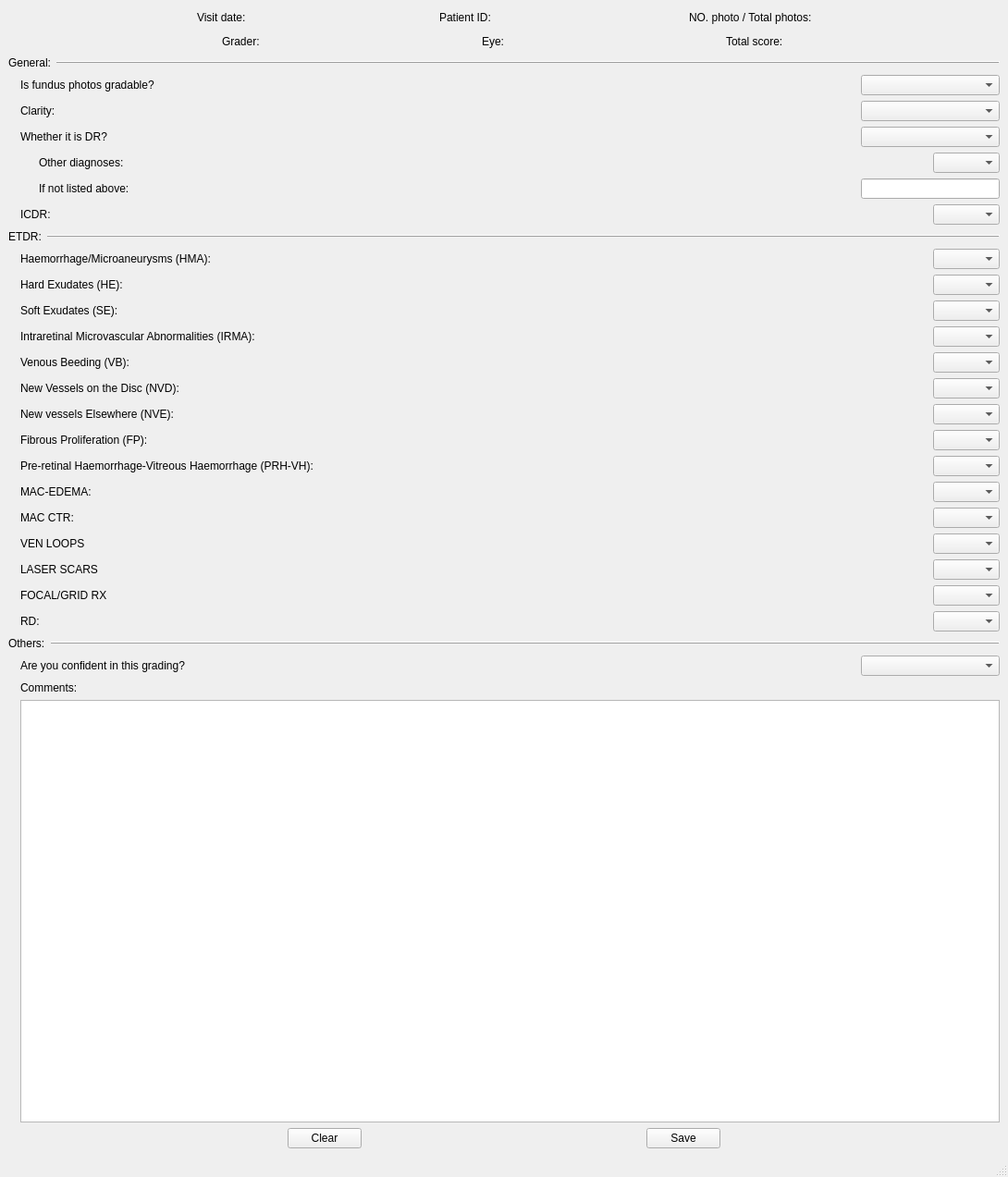
<?xml version="1.0" encoding="UTF-8"?>
<ui version="4.0">
 <class>MainWindow</class>
 <widget class="QMainWindow" name="MainWindow">
  <property name="geometry">
   <rect>
    <x>0</x>
    <y>0</y>
    <width>1090</width>
    <height>1273</height>
   </rect>
  </property>
  <property name="windowTitle">
   <string>MainWindow</string>
  </property>
  <widget class="QWidget" name="centralwidget">
   <layout class="QVBoxLayout" name="verticalLayout_7">
    <item>
     <layout class="QVBoxLayout" name="verticalLayout_6">
      <item>
       <layout class="QHBoxLayout" name="horizontalLayout_2">
        <item>
         <spacer name="horizontalSpacer_25">
          <property name="orientation">
           <enum>Qt::Horizontal</enum>
          </property>
          <property name="sizeHint" stdset="0">
           <size>
            <width>40</width>
            <height>20</height>
           </size>
          </property>
         </spacer>
        </item>
        <item>
         <widget class="QLabel" name="label_visit_date">
          <property name="text">
           <string>Visit date:</string>
          </property>
         </widget>
        </item>
        <item>
         <spacer name="horizontalSpacer_20">
          <property name="orientation">
           <enum>Qt::Horizontal</enum>
          </property>
          <property name="sizeHint" stdset="0">
           <size>
            <width>40</width>
            <height>20</height>
           </size>
          </property>
         </spacer>
        </item>
        <item>
         <widget class="QLabel" name="label_patient_id">
          <property name="text">
           <string>Patient ID: </string>
          </property>
         </widget>
        </item>
        <item>
         <spacer name="horizontalSpacer_21">
          <property name="orientation">
           <enum>Qt::Horizontal</enum>
          </property>
          <property name="sizeHint" stdset="0">
           <size>
            <width>40</width>
            <height>20</height>
           </size>
          </property>
         </spacer>
        </item>
        <item>
         <widget class="QLabel" name="label_num_photo">
          <property name="text">
           <string>NO. photo / Total photos:</string>
          </property>
         </widget>
        </item>
        <item>
         <spacer name="horizontalSpacer_22">
          <property name="orientation">
           <enum>Qt::Horizontal</enum>
          </property>
          <property name="sizeHint" stdset="0">
           <size>
            <width>40</width>
            <height>20</height>
           </size>
          </property>
         </spacer>
        </item>
       </layout>
      </item>
      <item>
       <layout class="QHBoxLayout" name="horizontalLayout">
        <item>
         <spacer name="horizontalSpacer_23">
          <property name="orientation">
           <enum>Qt::Horizontal</enum>
          </property>
          <property name="sizeHint" stdset="0">
           <size>
            <width>40</width>
            <height>20</height>
           </size>
          </property>
         </spacer>
        </item>
        <item>
         <widget class="QLabel" name="label_user">
          <property name="text">
           <string>Grader: </string>
          </property>
         </widget>
        </item>
        <item>
         <spacer name="horizontalSpacer_18">
          <property name="orientation">
           <enum>Qt::Horizontal</enum>
          </property>
          <property name="sizeHint" stdset="0">
           <size>
            <width>40</width>
            <height>20</height>
           </size>
          </property>
         </spacer>
        </item>
        <item>
         <widget class="QLabel" name="label_eye">
          <property name="text">
           <string>Eye: </string>
          </property>
         </widget>
        </item>
        <item>
         <spacer name="horizontalSpacer_26">
          <property name="orientation">
           <enum>Qt::Horizontal</enum>
          </property>
          <property name="sizeHint" stdset="0">
           <size>
            <width>40</width>
            <height>20</height>
           </size>
          </property>
         </spacer>
        </item>
        <item>
         <widget class="QLabel" name="label_score">
          <property name="text">
           <string>Total score: </string>
          </property>
         </widget>
        </item>
        <item>
         <spacer name="horizontalSpacer_24">
          <property name="orientation">
           <enum>Qt::Horizontal</enum>
          </property>
          <property name="sizeHint" stdset="0">
           <size>
            <width>40</width>
            <height>20</height>
           </size>
          </property>
         </spacer>
        </item>
       </layout>
      </item>
      <item>
       <layout class="QHBoxLayout" name="horizontalLayout_25">
        <item>
         <widget class="QLabel" name="label_23">
          <property name="sizePolicy">
           <sizepolicy hsizetype="Fixed" vsizetype="Preferred">
            <horstretch>0</horstretch>
            <verstretch>0</verstretch>
           </sizepolicy>
          </property>
          <property name="text">
           <string>General:</string>
          </property>
         </widget>
        </item>
        <item>
         <widget class="QFrame" name="frame">
          <property name="frameShape">
           <enum>QFrame::HLine</enum>
          </property>
          <property name="frameShadow">
           <enum>QFrame::Raised</enum>
          </property>
          <property name="lineWidth">
           <number>1</number>
          </property>
         </widget>
        </item>
       </layout>
      </item>
      <item>
       <layout class="QHBoxLayout" name="horizontalLayout_29">
        <item>
         <widget class="QLabel" name="label_29">
          <property name="sizePolicy">
           <sizepolicy hsizetype="Fixed" vsizetype="Preferred">
            <horstretch>0</horstretch>
            <verstretch>0</verstretch>
           </sizepolicy>
          </property>
          <property name="text">
           <string/>
          </property>
         </widget>
        </item>
        <item>
         <layout class="QVBoxLayout" name="verticalLayout_3">
          <item>
           <layout class="QHBoxLayout" name="horizontalLayout_4">
            <item>
             <widget class="QLabel" name="label">
              <property name="text">
               <string>Is fundus photos gradable?</string>
              </property>
             </widget>
            </item>
            <item>
             <spacer name="horizontalSpacer_28">
              <property name="orientation">
               <enum>Qt::Horizontal</enum>
              </property>
              <property name="sizeHint" stdset="0">
               <size>
                <width>40</width>
                <height>20</height>
               </size>
              </property>
             </spacer>
            </item>
            <item>
             <widget class="QComboBox" name="comboBox_gradable">
              <property name="sizePolicy">
               <sizepolicy hsizetype="Fixed" vsizetype="Fixed">
                <horstretch>0</horstretch>
                <verstretch>0</verstretch>
               </sizepolicy>
              </property>
              <property name="minimumSize">
               <size>
                <width>150</width>
                <height>0</height>
               </size>
              </property>
              <property name="maximumSize">
               <size>
                <width>150</width>
                <height>16777215</height>
               </size>
              </property>
              <property name="currentIndex">
               <number>-1</number>
              </property>
              <item>
               <property name="text">
                <string>Yes</string>
               </property>
              </item>
              <item>
               <property name="text">
                <string>No</string>
               </property>
              </item>
             </widget>
            </item>
           </layout>
          </item>
          <item>
           <layout class="QHBoxLayout" name="horizontalLayout_19">
            <item>
             <widget class="QLabel" name="label_20">
              <property name="text">
               <string>Clarity:</string>
              </property>
             </widget>
            </item>
            <item>
             <spacer name="horizontalSpacer_31">
              <property name="orientation">
               <enum>Qt::Horizontal</enum>
              </property>
              <property name="sizeHint" stdset="0">
               <size>
                <width>40</width>
                <height>20</height>
               </size>
              </property>
             </spacer>
            </item>
            <item>
             <widget class="QComboBox" name="comboBox_clarity">
              <property name="sizePolicy">
               <sizepolicy hsizetype="Fixed" vsizetype="Fixed">
                <horstretch>0</horstretch>
                <verstretch>0</verstretch>
               </sizepolicy>
              </property>
              <property name="minimumSize">
               <size>
                <width>150</width>
                <height>0</height>
               </size>
              </property>
              <property name="maximumSize">
               <size>
                <width>150</width>
                <height>16777215</height>
               </size>
              </property>
              <property name="currentIndex">
               <number>-1</number>
              </property>
              <item>
               <property name="text">
                <string>Blur</string>
               </property>
              </item>
              <item>
               <property name="text">
                <string>Clear</string>
               </property>
              </item>
             </widget>
            </item>
           </layout>
          </item>
          <item>
           <layout class="QHBoxLayout" name="horizontalLayout_18">
            <item>
             <widget class="QLabel" name="label_19">
              <property name="text">
               <string>Whether it is DR?</string>
              </property>
             </widget>
            </item>
            <item>
             <spacer name="horizontalSpacer_30">
              <property name="orientation">
               <enum>Qt::Horizontal</enum>
              </property>
              <property name="sizeHint" stdset="0">
               <size>
                <width>40</width>
                <height>20</height>
               </size>
              </property>
             </spacer>
            </item>
            <item>
             <widget class="QComboBox" name="comboBox_is_dr">
              <property name="sizePolicy">
               <sizepolicy hsizetype="Fixed" vsizetype="Fixed">
                <horstretch>0</horstretch>
                <verstretch>0</verstretch>
               </sizepolicy>
              </property>
              <property name="minimumSize">
               <size>
                <width>150</width>
                <height>0</height>
               </size>
              </property>
              <property name="maximumSize">
               <size>
                <width>150</width>
                <height>16777215</height>
               </size>
              </property>
              <property name="currentIndex">
               <number>-1</number>
              </property>
              <item>
               <property name="text">
                <string>Yes</string>
               </property>
              </item>
              <item>
               <property name="text">
                <string>No</string>
               </property>
              </item>
             </widget>
            </item>
           </layout>
          </item>
          <item>
           <layout class="QHBoxLayout" name="horizontalLayout_28">
            <item>
             <widget class="QLabel" name="label_26">
              <property name="sizePolicy">
               <sizepolicy hsizetype="Fixed" vsizetype="Preferred">
                <horstretch>0</horstretch>
                <verstretch>0</verstretch>
               </sizepolicy>
              </property>
              <property name="text">
               <string>    </string>
              </property>
             </widget>
            </item>
            <item>
             <layout class="QVBoxLayout" name="verticalLayout_2">
              <item>
               <layout class="QHBoxLayout" name="horizontalLayout_3">
                <item>
                 <widget class="QLabel" name="label_2">
                  <property name="text">
                   <string>Other diagnoses:</string>
                  </property>
                 </widget>
                </item>
                <item>
                 <spacer name="horizontalSpacer_27">
                  <property name="orientation">
                   <enum>Qt::Horizontal</enum>
                  </property>
                  <property name="sizeHint" stdset="0">
                   <size>
                    <width>40</width>
                    <height>20</height>
                   </size>
                  </property>
                 </spacer>
                </item>
                <item>
                 <widget class="QComboBox" name="comboBox_diagnoses"/>
                </item>
               </layout>
              </item>
              <item>
               <layout class="QHBoxLayout" name="horizontalLayout_23">
                <item>
                 <widget class="QLabel" name="label_4">
                  <property name="text">
                   <string>If not listed above:</string>
                  </property>
                 </widget>
                </item>
                <item>
                 <spacer name="horizontalSpacer_33">
                  <property name="orientation">
                   <enum>Qt::Horizontal</enum>
                  </property>
                  <property name="sizeHint" stdset="0">
                   <size>
                    <width>40</width>
                    <height>20</height>
                   </size>
                  </property>
                 </spacer>
                </item>
                <item>
                 <widget class="QLineEdit" name="lineEdit_other_diagnoses">
                  <property name="sizePolicy">
                   <sizepolicy hsizetype="Fixed" vsizetype="Fixed">
                    <horstretch>0</horstretch>
                    <verstretch>0</verstretch>
                   </sizepolicy>
                  </property>
                  <property name="minimumSize">
                   <size>
                    <width>150</width>
                    <height>0</height>
                   </size>
                  </property>
                  <property name="maximumSize">
                   <size>
                    <width>150</width>
                    <height>16777215</height>
                   </size>
                  </property>
                 </widget>
                </item>
               </layout>
              </item>
             </layout>
            </item>
           </layout>
          </item>
          <item>
           <layout class="QHBoxLayout" name="horizontalLayout_24">
            <item>
             <widget class="QLabel" name="label_22">
              <property name="text">
               <string>ICDR:</string>
              </property>
             </widget>
            </item>
            <item>
             <spacer name="horizontalSpacer_34">
              <property name="orientation">
               <enum>Qt::Horizontal</enum>
              </property>
              <property name="sizeHint" stdset="0">
               <size>
                <width>40</width>
                <height>20</height>
               </size>
              </property>
             </spacer>
            </item>
            <item>
             <widget class="QComboBox" name="comboBox_ICDR"/>
            </item>
           </layout>
          </item>
         </layout>
        </item>
       </layout>
      </item>
      <item>
       <layout class="QHBoxLayout" name="horizontalLayout_26">
        <item>
         <widget class="QLabel" name="label_24">
          <property name="sizePolicy">
           <sizepolicy hsizetype="Fixed" vsizetype="Preferred">
            <horstretch>0</horstretch>
            <verstretch>0</verstretch>
           </sizepolicy>
          </property>
          <property name="text">
           <string>ETDR:</string>
          </property>
         </widget>
        </item>
        <item>
         <widget class="QFrame" name="frame_2">
          <property name="frameShape">
           <enum>QFrame::HLine</enum>
          </property>
          <property name="frameShadow">
           <enum>QFrame::Raised</enum>
          </property>
          <property name="lineWidth">
           <number>1</number>
          </property>
         </widget>
        </item>
       </layout>
      </item>
      <item>
       <layout class="QHBoxLayout" name="horizontalLayout_30">
        <item>
         <widget class="QLabel" name="label_30">
          <property name="sizePolicy">
           <sizepolicy hsizetype="Fixed" vsizetype="Preferred">
            <horstretch>0</horstretch>
            <verstretch>0</verstretch>
           </sizepolicy>
          </property>
          <property name="text">
           <string/>
          </property>
         </widget>
        </item>
        <item>
         <layout class="QVBoxLayout" name="verticalLayout_5">
          <item>
           <layout class="QHBoxLayout" name="horizontalLayout_21">
            <item>
             <widget class="QLabel" name="label_HMA">
              <property name="text">
               <string>Haemorrhage/Microaneurysms (HMA):</string>
              </property>
             </widget>
            </item>
            <item>
             <spacer name="horizontalSpacer">
              <property name="orientation">
               <enum>Qt::Horizontal</enum>
              </property>
              <property name="sizeHint" stdset="0">
               <size>
                <width>40</width>
                <height>20</height>
               </size>
              </property>
             </spacer>
            </item>
            <item>
             <widget class="QComboBox" name="comboBox_HMA">
              <property name="enabled">
               <bool>true</bool>
              </property>
              <property name="sizePolicy">
               <sizepolicy hsizetype="Preferred" vsizetype="Fixed">
                <horstretch>0</horstretch>
                <verstretch>0</verstretch>
               </sizepolicy>
              </property>
              <property name="minimumSize">
               <size>
                <width>0</width>
                <height>0</height>
               </size>
              </property>
             </widget>
            </item>
           </layout>
          </item>
          <item>
           <layout class="QHBoxLayout" name="horizontalLayout_SE">
            <item>
             <widget class="QLabel" name="label_5">
              <property name="text">
               <string>Hard Exudates (HE):</string>
              </property>
             </widget>
            </item>
            <item>
             <spacer name="horizontalSpacer_2">
              <property name="orientation">
               <enum>Qt::Horizontal</enum>
              </property>
              <property name="sizeHint" stdset="0">
               <size>
                <width>40</width>
                <height>20</height>
               </size>
              </property>
             </spacer>
            </item>
            <item>
             <widget class="QComboBox" name="comboBox_HE"/>
            </item>
           </layout>
          </item>
          <item>
           <layout class="QHBoxLayout" name="horizontalLayout_6">
            <item>
             <widget class="QLabel" name="label_6">
              <property name="text">
               <string>Soft Exudates (SE):</string>
              </property>
             </widget>
            </item>
            <item>
             <spacer name="horizontalSpacer_3">
              <property name="orientation">
               <enum>Qt::Horizontal</enum>
              </property>
              <property name="sizeHint" stdset="0">
               <size>
                <width>40</width>
                <height>20</height>
               </size>
              </property>
             </spacer>
            </item>
            <item>
             <widget class="QComboBox" name="comboBox_SE"/>
            </item>
           </layout>
          </item>
          <item>
           <layout class="QHBoxLayout" name="horizontalLayout_7">
            <item>
             <widget class="QLabel" name="label_7">
              <property name="text">
               <string>Intraretinal Microvascular Abnormalities (IRMA):</string>
              </property>
             </widget>
            </item>
            <item>
             <spacer name="horizontalSpacer_4">
              <property name="orientation">
               <enum>Qt::Horizontal</enum>
              </property>
              <property name="sizeHint" stdset="0">
               <size>
                <width>40</width>
                <height>20</height>
               </size>
              </property>
             </spacer>
            </item>
            <item>
             <widget class="QComboBox" name="comboBox_IRMA"/>
            </item>
           </layout>
          </item>
          <item>
           <layout class="QHBoxLayout" name="horizontalLayout_8">
            <item>
             <widget class="QLabel" name="label_8">
              <property name="text">
               <string>Venous Beeding (VB):</string>
              </property>
             </widget>
            </item>
            <item>
             <spacer name="horizontalSpacer_5">
              <property name="orientation">
               <enum>Qt::Horizontal</enum>
              </property>
              <property name="sizeHint" stdset="0">
               <size>
                <width>40</width>
                <height>20</height>
               </size>
              </property>
             </spacer>
            </item>
            <item>
             <widget class="QComboBox" name="comboBox_VB"/>
            </item>
           </layout>
          </item>
          <item>
           <layout class="QHBoxLayout" name="horizontalLayout_9">
            <item>
             <widget class="QLabel" name="label_9">
              <property name="text">
               <string>New Vessels on the Disc (NVD):</string>
              </property>
             </widget>
            </item>
            <item>
             <spacer name="horizontalSpacer_6">
              <property name="orientation">
               <enum>Qt::Horizontal</enum>
              </property>
              <property name="sizeHint" stdset="0">
               <size>
                <width>40</width>
                <height>20</height>
               </size>
              </property>
             </spacer>
            </item>
            <item>
             <widget class="QComboBox" name="comboBox_NVD"/>
            </item>
           </layout>
          </item>
          <item>
           <layout class="QHBoxLayout" name="horizontalLayout_10">
            <item>
             <widget class="QLabel" name="label_10">
              <property name="text">
               <string>New vessels Elsewhere (NVE):</string>
              </property>
             </widget>
            </item>
            <item>
             <spacer name="horizontalSpacer_7">
              <property name="orientation">
               <enum>Qt::Horizontal</enum>
              </property>
              <property name="sizeHint" stdset="0">
               <size>
                <width>40</width>
                <height>20</height>
               </size>
              </property>
             </spacer>
            </item>
            <item>
             <widget class="QComboBox" name="comboBox_NVE"/>
            </item>
           </layout>
          </item>
          <item>
           <layout class="QHBoxLayout" name="horizontalLayout_11">
            <item>
             <widget class="QLabel" name="label_11">
              <property name="text">
               <string>Fibrous Proliferation (FP):</string>
              </property>
             </widget>
            </item>
            <item>
             <spacer name="horizontalSpacer_8">
              <property name="orientation">
               <enum>Qt::Horizontal</enum>
              </property>
              <property name="sizeHint" stdset="0">
               <size>
                <width>40</width>
                <height>20</height>
               </size>
              </property>
             </spacer>
            </item>
            <item>
             <widget class="QComboBox" name="comboBox_FP"/>
            </item>
           </layout>
          </item>
          <item>
           <layout class="QHBoxLayout" name="horizontalLayout_12">
            <item>
             <widget class="QLabel" name="label_12">
              <property name="text">
               <string>Pre-retinal Haemorrhage-Vitreous Haemorrhage (PRH-VH):</string>
              </property>
             </widget>
            </item>
            <item>
             <spacer name="horizontalSpacer_9">
              <property name="orientation">
               <enum>Qt::Horizontal</enum>
              </property>
              <property name="sizeHint" stdset="0">
               <size>
                <width>40</width>
                <height>20</height>
               </size>
              </property>
             </spacer>
            </item>
            <item>
             <widget class="QComboBox" name="comboBox_PRH_VH"/>
            </item>
           </layout>
          </item>
          <item>
           <layout class="QHBoxLayout" name="horizontalLayout_13">
            <item>
             <widget class="QLabel" name="label_13">
              <property name="minimumSize">
               <size>
                <width>131</width>
                <height>0</height>
               </size>
              </property>
              <property name="text">
               <string>MAC-EDEMA:</string>
              </property>
             </widget>
            </item>
            <item>
             <spacer name="horizontalSpacer_10">
              <property name="orientation">
               <enum>Qt::Horizontal</enum>
              </property>
              <property name="sizeHint" stdset="0">
               <size>
                <width>40</width>
                <height>20</height>
               </size>
              </property>
             </spacer>
            </item>
            <item>
             <widget class="QComboBox" name="comboBox_EDEMA"/>
            </item>
           </layout>
          </item>
          <item>
           <layout class="QHBoxLayout" name="horizontalLayout_14">
            <item>
             <widget class="QLabel" name="label_14">
              <property name="text">
               <string>MAC CTR:</string>
              </property>
             </widget>
            </item>
            <item>
             <spacer name="horizontalSpacer_11">
              <property name="orientation">
               <enum>Qt::Horizontal</enum>
              </property>
              <property name="sizeHint" stdset="0">
               <size>
                <width>40</width>
                <height>20</height>
               </size>
              </property>
             </spacer>
            </item>
            <item>
             <widget class="QComboBox" name="comboBox_CTR"/>
            </item>
           </layout>
          </item>
          <item>
           <layout class="QHBoxLayout" name="horizontalLayout_15">
            <item>
             <widget class="QLabel" name="label_15">
              <property name="text">
               <string>VEN LOOPS</string>
              </property>
             </widget>
            </item>
            <item>
             <spacer name="horizontalSpacer_12">
              <property name="orientation">
               <enum>Qt::Horizontal</enum>
              </property>
              <property name="sizeHint" stdset="0">
               <size>
                <width>40</width>
                <height>20</height>
               </size>
              </property>
             </spacer>
            </item>
            <item>
             <widget class="QComboBox" name="comboBox_VEN"/>
            </item>
           </layout>
          </item>
          <item>
           <layout class="QHBoxLayout" name="horizontalLayout_16">
            <item>
             <widget class="QLabel" name="label_16">
              <property name="text">
               <string>LASER SCARS</string>
              </property>
             </widget>
            </item>
            <item>
             <spacer name="horizontalSpacer_13">
              <property name="orientation">
               <enum>Qt::Horizontal</enum>
              </property>
              <property name="sizeHint" stdset="0">
               <size>
                <width>40</width>
                <height>20</height>
               </size>
              </property>
             </spacer>
            </item>
            <item>
             <widget class="QComboBox" name="comboBox_LASER"/>
            </item>
           </layout>
          </item>
          <item>
           <layout class="QHBoxLayout" name="horizontalLayout_17">
            <item>
             <widget class="QLabel" name="label_17">
              <property name="text">
               <string>FOCAL/GRID RX</string>
              </property>
             </widget>
            </item>
            <item>
             <spacer name="horizontalSpacer_14">
              <property name="orientation">
               <enum>Qt::Horizontal</enum>
              </property>
              <property name="sizeHint" stdset="0">
               <size>
                <width>40</width>
                <height>18</height>
               </size>
              </property>
             </spacer>
            </item>
            <item>
             <widget class="QComboBox" name="comboBox_RX"/>
            </item>
           </layout>
          </item>
          <item>
           <layout class="QHBoxLayout" name="horizontalLayout_22">
            <item>
             <widget class="QLabel" name="label_21">
              <property name="text">
               <string>RD:</string>
              </property>
             </widget>
            </item>
            <item>
             <spacer name="horizontalSpacer_32">
              <property name="orientation">
               <enum>Qt::Horizontal</enum>
              </property>
              <property name="sizeHint" stdset="0">
               <size>
                <width>40</width>
                <height>18</height>
               </size>
              </property>
             </spacer>
            </item>
            <item>
             <widget class="QComboBox" name="comboBox_RD"/>
            </item>
           </layout>
          </item>
         </layout>
        </item>
       </layout>
      </item>
      <item>
       <layout class="QHBoxLayout" name="horizontalLayout_27">
        <item>
         <widget class="QLabel" name="label_25">
          <property name="sizePolicy">
           <sizepolicy hsizetype="Fixed" vsizetype="Preferred">
            <horstretch>0</horstretch>
            <verstretch>0</verstretch>
           </sizepolicy>
          </property>
          <property name="text">
           <string>Others:</string>
          </property>
         </widget>
        </item>
        <item>
         <widget class="QFrame" name="frame_3">
          <property name="frameShape">
           <enum>QFrame::HLine</enum>
          </property>
          <property name="frameShadow">
           <enum>QFrame::Raised</enum>
          </property>
          <property name="lineWidth">
           <number>1</number>
          </property>
         </widget>
        </item>
       </layout>
      </item>
      <item>
       <layout class="QHBoxLayout" name="horizontalLayout_31">
        <item>
         <widget class="QLabel" name="label_28">
          <property name="sizePolicy">
           <sizepolicy hsizetype="Fixed" vsizetype="Preferred">
            <horstretch>0</horstretch>
            <verstretch>0</verstretch>
           </sizepolicy>
          </property>
          <property name="text">
           <string/>
          </property>
         </widget>
        </item>
        <item>
         <layout class="QVBoxLayout" name="verticalLayout_4">
          <item>
           <layout class="QHBoxLayout" name="horizontalLayout_5">
            <item>
             <widget class="QLabel" name="label_3">
              <property name="text">
               <string>Are you confident in this grading?</string>
              </property>
             </widget>
            </item>
            <item>
             <spacer name="horizontalSpacer_29">
              <property name="orientation">
               <enum>Qt::Horizontal</enum>
              </property>
              <property name="sizeHint" stdset="0">
               <size>
                <width>40</width>
                <height>20</height>
               </size>
              </property>
             </spacer>
            </item>
            <item>
             <widget class="QComboBox" name="comboBox_confident">
              <property name="sizePolicy">
               <sizepolicy hsizetype="Fixed" vsizetype="Fixed">
                <horstretch>0</horstretch>
                <verstretch>0</verstretch>
               </sizepolicy>
              </property>
              <property name="minimumSize">
               <size>
                <width>150</width>
                <height>0</height>
               </size>
              </property>
              <property name="maximumSize">
               <size>
                <width>150</width>
                <height>16777215</height>
               </size>
              </property>
              <property name="currentIndex">
               <number>-1</number>
              </property>
              <item>
               <property name="text">
                <string>Yes</string>
               </property>
              </item>
              <item>
               <property name="text">
                <string>No</string>
               </property>
              </item>
             </widget>
            </item>
           </layout>
          </item>
          <item>
           <layout class="QVBoxLayout" name="verticalLayout">
            <item>
             <widget class="QLabel" name="label_18">
              <property name="text">
               <string>Comments:</string>
              </property>
             </widget>
            </item>
            <item>
             <widget class="QTextEdit" name="textEdit_comment"/>
            </item>
           </layout>
          </item>
         </layout>
        </item>
       </layout>
      </item>
      <item>
       <layout class="QHBoxLayout" name="horizontalLayout_20">
        <item>
         <spacer name="horizontalSpacer_17">
          <property name="orientation">
           <enum>Qt::Horizontal</enum>
          </property>
          <property name="sizeHint" stdset="0">
           <size>
            <width>40</width>
            <height>20</height>
           </size>
          </property>
         </spacer>
        </item>
        <item>
         <widget class="QPushButton" name="pushButton_clear">
          <property name="text">
           <string>Clear</string>
          </property>
          <property name="autoDefault">
           <bool>false</bool>
          </property>
          <property name="default">
           <bool>false</bool>
          </property>
          <property name="flat">
           <bool>false</bool>
          </property>
         </widget>
        </item>
        <item>
         <spacer name="horizontalSpacer_15">
          <property name="orientation">
           <enum>Qt::Horizontal</enum>
          </property>
          <property name="sizeHint" stdset="0">
           <size>
            <width>40</width>
            <height>20</height>
           </size>
          </property>
         </spacer>
        </item>
        <item>
         <widget class="QPushButton" name="pushButton_save">
          <property name="text">
           <string>Save</string>
          </property>
         </widget>
        </item>
        <item>
         <spacer name="horizontalSpacer_19">
          <property name="orientation">
           <enum>Qt::Horizontal</enum>
          </property>
          <property name="sizeHint" stdset="0">
           <size>
            <width>40</width>
            <height>20</height>
           </size>
          </property>
         </spacer>
        </item>
       </layout>
      </item>
     </layout>
    </item>
   </layout>
  </widget>
  <widget class="QMenuBar" name="menubar">
   <property name="geometry">
    <rect>
     <x>0</x>
     <y>0</y>
     <width>1090</width>
     <height>22</height>
    </rect>
   </property>
  </widget>
  <widget class="QStatusBar" name="statusbar"/>
 </widget>
 <resources/>
 <connections/>
</ui>
